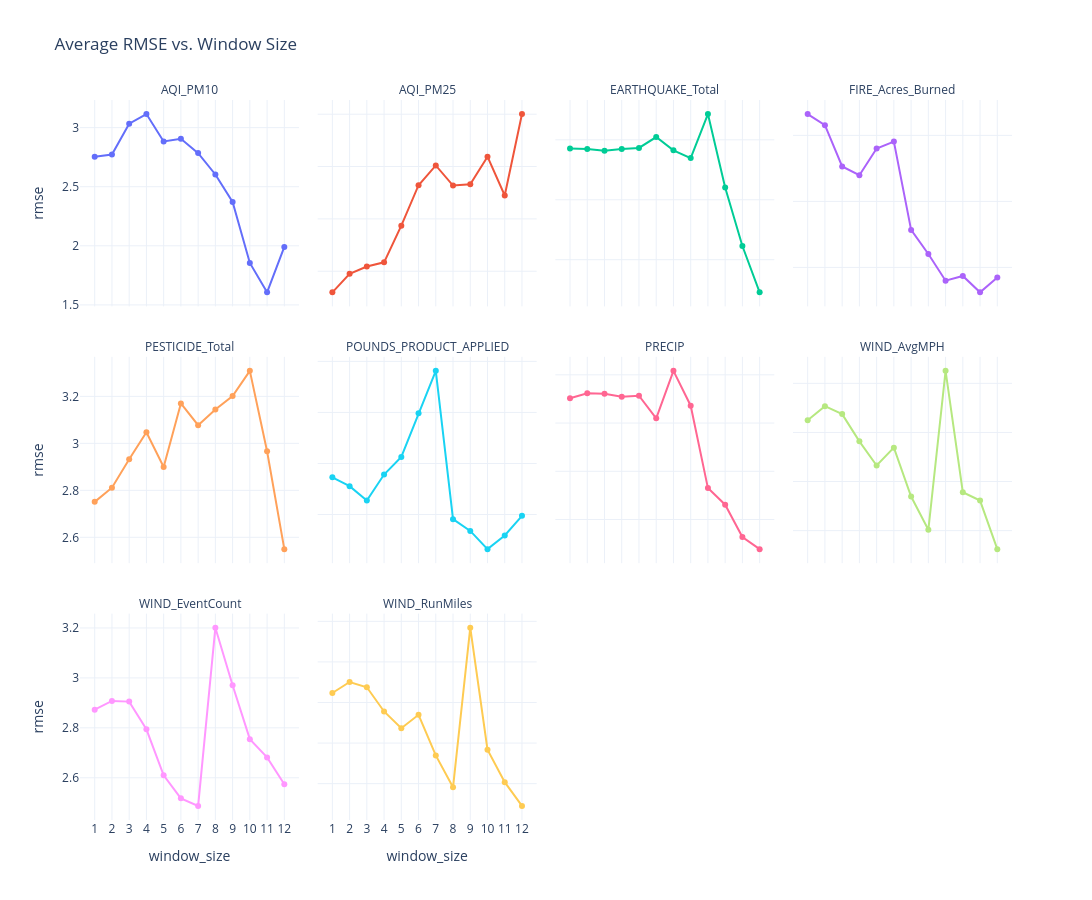

Source (notebook cell):
### Code cell
# 1. Aggregate the data to get the average RMSE per combination
# We reset_index to keep 'feature' and 'window_size' as columns for plotting
agg_df = df.groupby(['feature', 'window_size'])['rmse'].mean().reset_index()

# 2. Create a faceted line plot
fig = px.line(
    agg_df, 
    x='window_size', 
    y='rmse', 
    color='feature', 
    facet_col='feature', 
    facet_col_wrap=4,      # Adjust this number based on how many features you have
    markers=True,          # Essential for spotting the specific window size points
    template="plotly_white",
    title="Average RMSE vs. Window Size"
    
)

# 3. Clean up the presentation
fig.for_each_annotation(lambda a: a.update(text=a.text.split("=")[-1])) # Removes "feature=" from titles
fig.update_yaxes(matches=None) # Allows each feature to have its own scale (important if RMSE ranges vary)
fig.update_xaxes(type='category') # Keeps window sizes spaced evenly if they are non-linear (e.g., 12, 24, 48)

fig.update_layout(
    height=300 * (len(feature_names) // 4 + 1), # Dynamic height based on number of rows
    width=1200,
    showlegend=False,
    margin=dict(t=100)
)

fig.show()

### Figure 1 — Plotly figure (JSON) as saved in the notebook; plotly's stock layout.template omitted (floating-point values rounded to 4 significant figures)
{"data": [{"hovertemplate": "feature=AQI_PM10<br>window_size=%{x}<br>rmse=%{y}<extra></extra>", "legendgroup": "AQI_PM10", "line": {"color": "#636efa", "dash": "solid"}, "marker": {"symbol": "circle"}, "mode": "lines+markers", "name": "AQI_PM10", "orientation": "v", "showlegend": true, "type": "scatter", "x": [1, 2, 3, 4, 5, 6, 7, 8, 9, 10, 11, 12], "xaxis": "x9", "y": [2.753, 2.773, 3.033, 3.115, 2.883, 2.906, 2.784, 2.604, 2.371, 1.855, 1.606, 1.991], "yaxis": "y9"}, {"hovertemplate": "feature=AQI_PM25<br>window_size=%{x}<br>rmse=%{y}<extra></extra>", "legendgroup": "AQI_PM25", "line": {"color": "#EF553B", "dash": "solid"}, "marker": {"symbol": "circle"}, "mode": "lines+markers", "name": "AQI_PM25", "orientation": "v", "showlegend": true, "type": "scatter", "x": [1, 2, 3, 4, 5, 6, 7, 8, 9, 10, 11, 12], "xaxis": "x10", "y": [2.719, 2.79, 2.818, 2.834, 2.974, 3.129, 3.204, 3.127, 3.132, 3.238, 3.089, 3.401], "yaxis": "y10"}, {"hovertemplate": "feature=EARTHQUAKE_Total<br>window_size=%{x}<br>rmse=%{y}<extra></extra>", "legendgroup": "EARTHQUAKE_Total", "line": {"color": "#00cc96", "dash": "solid"}, "marker": {"symbol": "circle"}, "mode": "lines+markers", "name": "EARTHQUAKE_Total", "orientation": "v", "showlegend": true, "type": "scatter", "x": [1, 2, 3, 4, 5, 6, 7, 8, 9, 10, 11, 12], "xaxis": "x11", "y": [2.771, 2.77, 2.764, 2.77, 2.773, 2.809, 2.765, 2.739, 2.886, 2.641, 2.446, 2.291], "yaxis": "y11"}, {"hovertemplate": "feature=FIRE_Acres_Burned<br>window_size=%{x}<br>rmse=%{y}<extra></extra>", "legendgroup": "FIRE_Acres_Burned", "line": {"color": "#ab63fa", "dash": "solid"}, "marker": {"symbol": "circle"}, "mode": "lines+markers", "name": "FIRE_Acres_Burned", "orientation": "v", "showlegend": true, "type": "scatter", "x": [1, 2, 3, 4, 5, 6, 7, 8, 9, 10, 11, 12], "xaxis": "x12", "y": [2.661, 2.577, 2.264, 2.198, 2.4, 2.453, 1.784, 1.601, 1.399, 1.435, 1.311, 1.423], "yaxis": "y12"}, {"hovertemplate": "feature=PESTICIDE_Total<br>window_size=%{x}<br>rmse=%{y}<extra></extra>", "legendgroup": "PESTICIDE_Total", "line": {"color": "#FFA15A", "dash": "solid"}, "marker": {"symbol": "circle"}, "mode": "lines+markers", "name": "PESTICIDE_Total", "orientation": "v", "showlegend": true, "type": "scatter", "x": [1, 2, 3, 4, 5, 6, 7, 8, 9, 10, 11, 12], "xaxis": "x5", "y": [2.751, 2.811, 2.933, 3.047, 2.899, 3.17, 3.077, 3.144, 3.202, 3.309, 2.966, 2.55], "yaxis": "y5"}, {"hovertemplate": "feature=POUNDS_PRODUCT_APPLIED<br>window_size=%{x}<br>rmse=%{y}<extra></extra>", "legendgroup": "POUNDS_PRODUCT_APPLIED", "line": {"color": "#19d3f3", "dash": "solid"}, "marker": {"symbol": "circle"}, "mode": "lines+markers", "name": "POUNDS_PRODUCT_APPLIED", "orientation": "v", "showlegend": true, "type": "scatter", "x": [1, 2, 3, 4, 5, 6, 7, 8, 9, 10, 11, 12], "xaxis": "x6", "y": [2.746, 2.711, 2.655, 2.757, 2.826, 2.997, 3.163, 2.582, 2.536, 2.464, 2.518, 2.595], "yaxis": "y6"}, {"hovertemplate": "feature=PRECIP<br>window_size=%{x}<br>rmse=%{y}<extra></extra>", "legendgroup": "PRECIP", "line": {"color": "#FF6692", "dash": "solid"}, "marker": {"symbol": "circle"}, "mode": "lines+markers", "name": "PRECIP", "orientation": "v", "showlegend": true, "type": "scatter", "x": [1, 2, 3, 4, 5, 6, 7, 8, 9, 10, 11, 12], "xaxis": "x7", "y": [2.756, 2.809, 2.804, 2.773, 2.783, 2.549, 3.041, 2.68, 1.826, 1.654, 1.319, 1.193], "yaxis": "y7"}, {"hovertemplate": "feature=WIND_AvgMPH<br>window_size=%{x}<br>rmse=%{y}<extra></extra>", "legendgroup": "WIND_AvgMPH", "line": {"color": "#B6E880", "dash": "solid"}, "marker": {"symbol": "circle"}, "mode": "lines+markers", "name": "WIND_AvgMPH", "orientation": "v", "showlegend": true, "type": "scatter", "x": [1, 2, 3, 4, 5, 6, 7, 8, 9, 10, 11, 12], "xaxis": "x8", "y": [2.85, 2.907, 2.875, 2.764, 2.665, 2.738, 2.539, 2.403, 3.051, 2.556, 2.523, 2.325], "yaxis": "y8"}, {"hovertemplate": "feature=WIND_EventCount<br>window_size=%{x}<br>rmse=%{y}<extra></extra>", "legendgroup": "WIND_EventCount", "line": {"color": "#FF97FF", "dash": "solid"}, "marker": {"symbol": "circle"}, "mode": "lines+markers", "name": "WIND_EventCount", "orientation": "v", "showlegend": true, "type": "scatter", "x": [1, 2, 3, 4, 5, 6, 7, 8, 9, 10, 11, 12], "xaxis": "x", "y": [2.873, 2.908, 2.905, 2.794, 2.61, 2.518, 2.487, 3.201, 2.97, 2.755, 2.682, 2.574], "yaxis": "y"}, {"hovertemplate": "feature=WIND_RunMiles<br>window_size=%{x}<br>rmse=%{y}<extra></extra>", "legendgroup": "WIND_RunMiles", "line": {"color": "#FECB52", "dash": "solid"}, "marker": {"symbol": "circle"}, "mode": "lines+markers", "name": "WIND_RunMiles", "orientation": "v", "showlegend": true, "type": "scatter", "x": [1, 2, 3, 4, 5, 6, 7, 8, 9, 10, 11, 12], "xaxis": "x2", "y": [2.847, 2.901, 2.875, 2.756, 2.673, 2.74, 2.539, 2.382, 3.169, 2.568, 2.407, 2.29], "yaxis": "y2"}], "layout": {"annotations": [{"font": {}, "showarrow": false, "text": "WIND_EventCount", "x": 0.1175, "xanchor": "center", "xref": "paper", "y": 0.2867, "yanchor": "bottom", "yref": "paper"}, {"font": {}, "showarrow": false, "text": "WIND_RunMiles", "x": 0.3725, "xanchor": "center", "xref": "paper", "y": 0.2867, "yanchor": "bottom", "yref": "paper"}, {"font": {}, "showarrow": false, "text": "PESTICIDE_Total", "x": 0.1175, "xanchor": "center", "xref": "paper", "y": 0.6433, "yanchor": "bottom", "yref": "paper"}, {"font": {}, "showarrow": false, "text": "POUNDS_PRODUCT_APPLIED", "x": 0.3725, "xanchor": "center", "xref": "paper", "y": 0.6433, "yanchor": "bottom", "yref": "paper"}, {"font": {}, "showarrow": false, "text": "PRECIP", "x": 0.6275, "xanchor": "center", "xref": "paper", "y": 0.6433, "yanchor": "bottom", "yref": "paper"}, {"font": {}, "showarrow": false, "text": "WIND_AvgMPH", "x": 0.8825, "xanchor": "center", "xref": "paper", "y": 0.6433, "yanchor": "bottom", "yref": "paper"}, {"font": {}, "showarrow": false, "text": "AQI_PM10", "x": 0.1175, "xanchor": "center", "xref": "paper", "y": 1.0, "yanchor": "bottom", "yref": "paper"}, {"font": {}, "showarrow": false, "text": "AQI_PM25", "x": 0.3725, "xanchor": "center", "xref": "paper", "y": 1.0, "yanchor": "bottom", "yref": "paper"}, {"font": {}, "showarrow": false, "text": "EARTHQUAKE_Total", "x": 0.6275, "xanchor": "center", "xref": "paper", "y": 1.0, "yanchor": "bottom", "yref": "paper"}, {"font": {}, "showarrow": false, "text": "FIRE_Acres_Burned", "x": 0.8825, "xanchor": "center", "xref": "paper", "y": 1.0, "yanchor": "bottom", "yref": "paper"}], "height": 900, "legend": {"title": {"text": "feature"}, "tracegroupgap": 0}, "margin": {"t": 100}, "showlegend": false, "title": {"text": "Average RMSE vs. Window Size"}, "width": 1200, "xaxis": {"anchor": "y", "domain": [0, 0.235], "title": {"text": "window_size"}, "type": "category"}, "xaxis10": {"anchor": "y10", "domain": [0.255, 0.49], "matches": "x", "showticklabels": false, "type": "category"}, "xaxis11": {"anchor": "y11", "domain": [0.51, 0.745], "matches": "x", "showticklabels": false, "type": "category"}, "xaxis12": {"anchor": "y12", "domain": [0.765, 1.0], "matches": "x", "showticklabels": false, "type": "category"}, "xaxis2": {"anchor": "y2", "domain": [0.255, 0.49], "matches": "x", "title": {"text": "window_size"}, "type": "category"}, "xaxis3": {"anchor": "y3", "domain": [0.51, 0.745], "matches": "x", "title": {"text": "window_size"}, "type": "category"}, "xaxis4": {"anchor": "y4", "domain": [0.765, 1.0], "matches": "x", "title": {"text": "window_size"}, "type": "category"}, "xaxis5": {"anchor": "y5", "domain": [0, 0.235], "matches": "x", "showticklabels": false, "type": "category"}, "xaxis6": {"anchor": "y6", "domain": [0.255, 0.49], "matches": "x", "showticklabels": false, "type": "category"}, "xaxis7": {"anchor": "y7", "domain": [0.51, 0.745], "matches": "x", "showticklabels": false, "type": "category"}, "xaxis8": {"anchor": "y8", "domain": [0.765, 1.0], "matches": "x", "showticklabels": false, "type": "category"}, "xaxis9": {"anchor": "y9", "domain": [0, 0.235], "matches": "x", "showticklabels": false, "type": "category"}, "yaxis": {"anchor": "x", "domain": [0, 0.2867], "title": {"text": "rmse"}}, "yaxis10": {"anchor": "x10", "domain": [0.7133, 1.0], "showticklabels": false}, "yaxis11": {"anchor": "x11", "domain": [0.7133, 1.0], "showticklabels": false}, "yaxis12": {"anchor": "x12", "domain": [0.7133, 1.0], "showticklabels": false}, "yaxis2": {"anchor": "x2", "domain": [0, 0.2867], "showticklabels": false}, "yaxis3": {"anchor": "x3", "domain": [0, 0.2867], "showticklabels": false}, "yaxis4": {"anchor": "x4", "domain": [0, 0.2867], "showticklabels": false}, "yaxis5": {"anchor": "x5", "domain": [0.3567, 0.6433], "title": {"text": "rmse"}}, "yaxis6": {"anchor": "x6", "domain": [0.3567, 0.6433], "showticklabels": false}, "yaxis7": {"anchor": "x7", "domain": [0.3567, 0.6433], "showticklabels": false}, "yaxis8": {"anchor": "x8", "domain": [0.3567, 0.6433], "showticklabels": false}, "yaxis9": {"anchor": "x9", "domain": [0.7133, 1.0], "title": {"text": "rmse"}}}}
